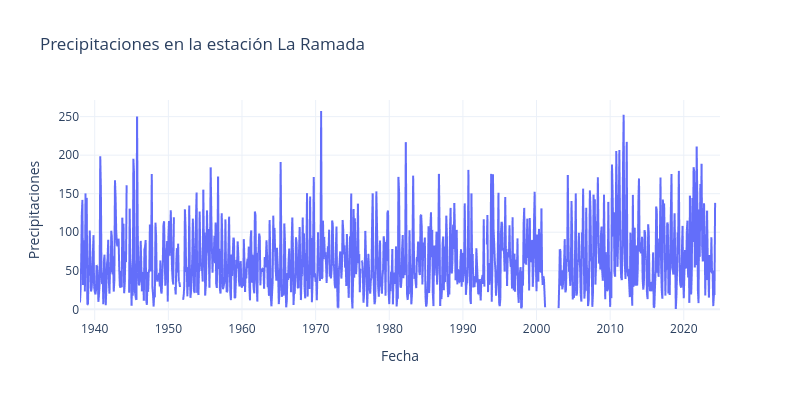

Write notebook code for a chart like this one.
### Markdown cell above
Analicemos ahora gráficamente las precipitaciones en la estación La Ramada

### Code cell
import plotly.express as px

fig = px.line(ramada, x='FECHA', y='PRECIPITACION', title='Precipitaciones en la estación La Ramada')
fig.update_layout(
    xaxis_title='Fecha',
    yaxis_title='Precipitaciones',
    template='plotly_white',
    width=800,
    height=400,
)
fig.show()

### Figure 1 — Plotly figure (JSON) as saved in the notebook; plotly's stock layout.template omitted (floating-point values rounded to 4 significant figures; data arrays with more than 128 entries replaced by an {"elided": "..."} marker saying what was removed)
{"data": [{"hovertemplate": "FECHA=%{x}<br>PRECIPITACION=%{y}<extra></extra>", "legendgroup": "", "line": {"color": "#636efa", "dash": "solid"}, "marker": {"symbol": "circle"}, "mode": "lines", "name": "", "showlegend": false, "type": "scattergl", "x": {"elided": "1032 str values"}, "xaxis": "x", "y": {"elided": "1032 float values"}, "yaxis": "y"}], "layout": {"height": 400, "legend": {"tracegroupgap": 0}, "title": {"text": "Precipitaciones en la estación La Ramada"}, "width": 800, "xaxis": {"anchor": "y", "domain": [0, 1], "title": {"text": "Fecha"}}, "yaxis": {"anchor": "x", "domain": [0, 1], "title": {"text": "Precipitaciones"}}}}
